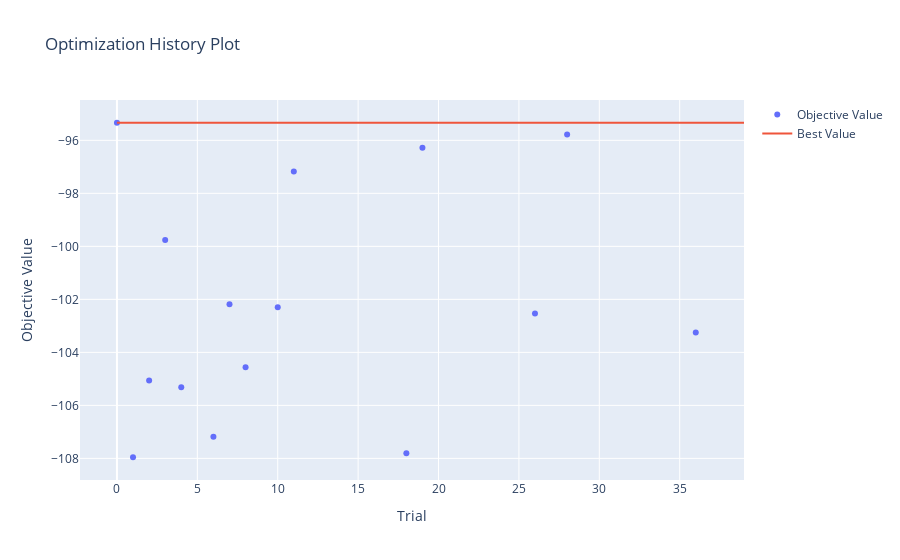

Notebook cell for this chart:
### Code cell
fig = vis.plot_optimization_history(optuna_study)
fig.show()

### Figure 1 — Plotly figure (JSON) as saved in the notebook; plotly's stock layout.template omitted (floating-point values rounded to 4 significant figures)
{"data": [{"mode": "markers", "name": "Objective Value", "type": "scatter", "x": [0, 1, 2, 3, 4, 6, 7, 8, 10, 11, 18, 19, 26, 28, 36], "y": [-95.34, -108.0, -105.1, -99.76, -105.3, -107.2, -102.2, -104.6, -102.3, -97.18, -107.8, -96.28, -102.5, -95.78, -103.2]}, {"mode": "lines", "name": "Best Value", "type": "scatter", "x": [0, 1, 2, 3, 4, 5, 6, 7, 8, 9, 10, 11, 12, 13, 14, 15, 16, 17, 18, 19, 20, 21, 22, 23, 24, 25, 26, 27, 28, 29, 30, 31, 32, 33, 34, 35, 36, 37, 38, 39], "y": [-95.34, -95.34, -95.34, -95.34, -95.34, -95.34, -95.34, -95.34, -95.34, -95.34, -95.34, -95.34, -95.34, -95.34, -95.34, -95.34, -95.34, -95.34, -95.34, -95.34, -95.34, -95.34, -95.34, -95.34, -95.34, -95.34, -95.34, -95.34, -95.34, -95.34, -95.34, -95.34, -95.34, -95.34, -95.34, -95.34, -95.34, -95.34, -95.34, -95.34]}, {"marker": {"color": "#cccccc"}, "mode": "markers", "name": "Infeasible Trial", "showlegend": false, "type": "scatter", "x": [], "y": []}], "layout": {"title": {"text": "Optimization History Plot"}, "xaxis": {"title": {"text": "Trial"}}, "yaxis": {"title": {"text": "Objective Value"}}}}
